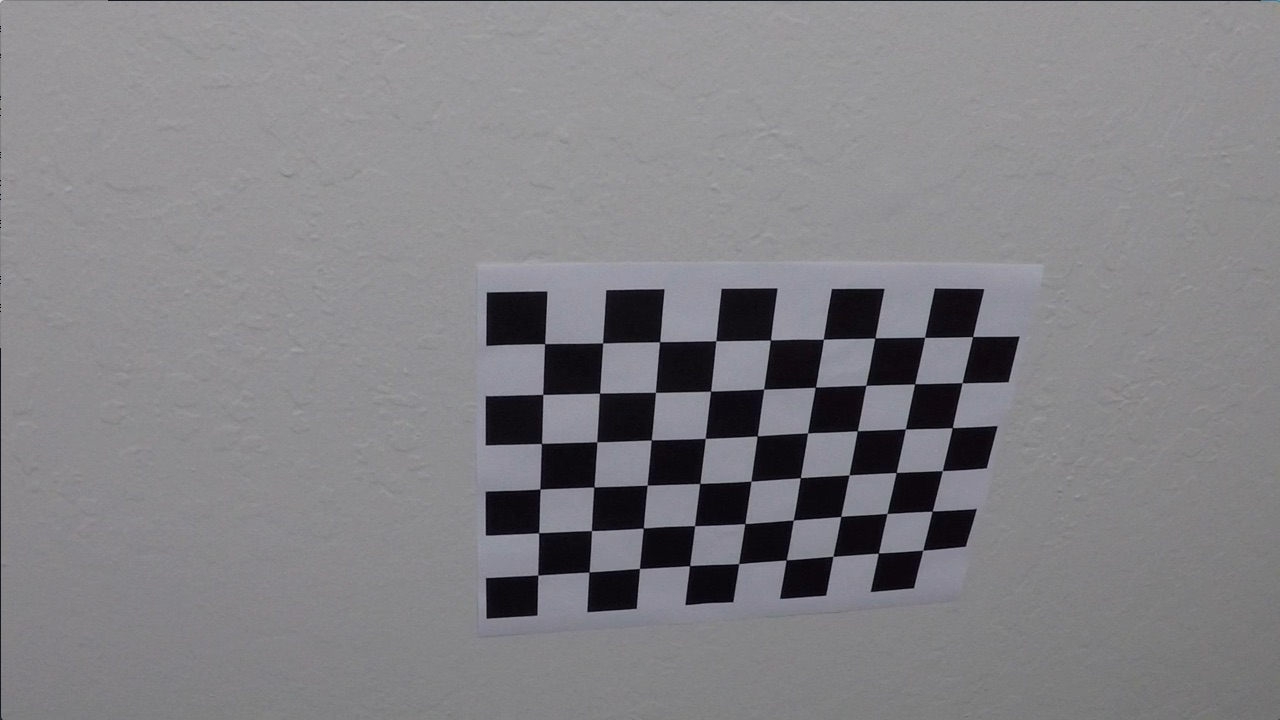
#> input picture examples/CarND-Advanced-Lane-Lines/camera_cal/calibration10.jpg, 1280 x 720 px; its folder holds only this picture in this run; the run also reads 1 picture not shown here
$ jupyter execute --allow-errors Advanced_Lane_Line_Finding.ipynb   (shell and % lines are left out)   (older library calls are emulated)
#> lines starting #> are read from the running program, lines starting #| are printed output that depends on the picture
### examples/CarND-Advanced-Lane-Lines/src/advanced_lane_finding.py
import glob
import os
import pickle

import cv2
import numpy as np

# we store camera calibration parameters in the following file
CAMERA_CALIBRATION_COEFFICIENTS_FILE = '../camera_cal/calibrated_data.p'


class CameraCalibrator:
    def __init__(self, calibration_images, no_corners_x_dir, no_corners_y_dir,
                 use_existing_camera_coefficients=True):
        """

        This class encapsulates camera calibration process. When creating an instance of
        CameraCalibrator class, if use_existing_camera_coefficients is False,  __calibrate()
        method is called and save camera calibration coefficients.

        :param calibration_images:
            The list of image used for camera calibration

        :param no_corners_x_dir:
            The number of horizontal corners in calibration images

        :param no_corners_y_dir:
            The number of vertical corners in calibration images

        """
#> further down, image is the input picture: shape (720, 1280, 3); mean B, G, R 133.1, 129.4, 130.2
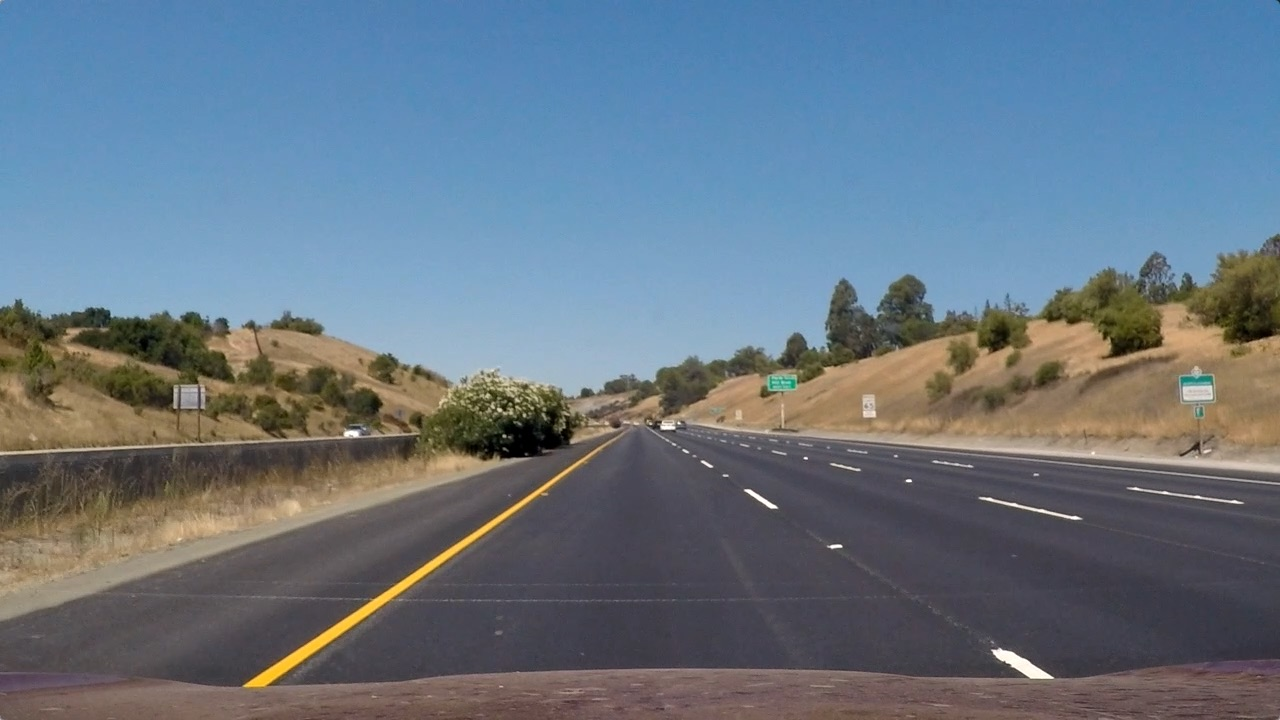
#> input picture examples/CarND-Advanced-Lane-Lines/test_images/straight_lines1.jpg, 1280 x 720 px
#> further down, sample_image is the input picture: shape (720, 1280, 3); mean B, G, R 131.2, 117.7, 103.2
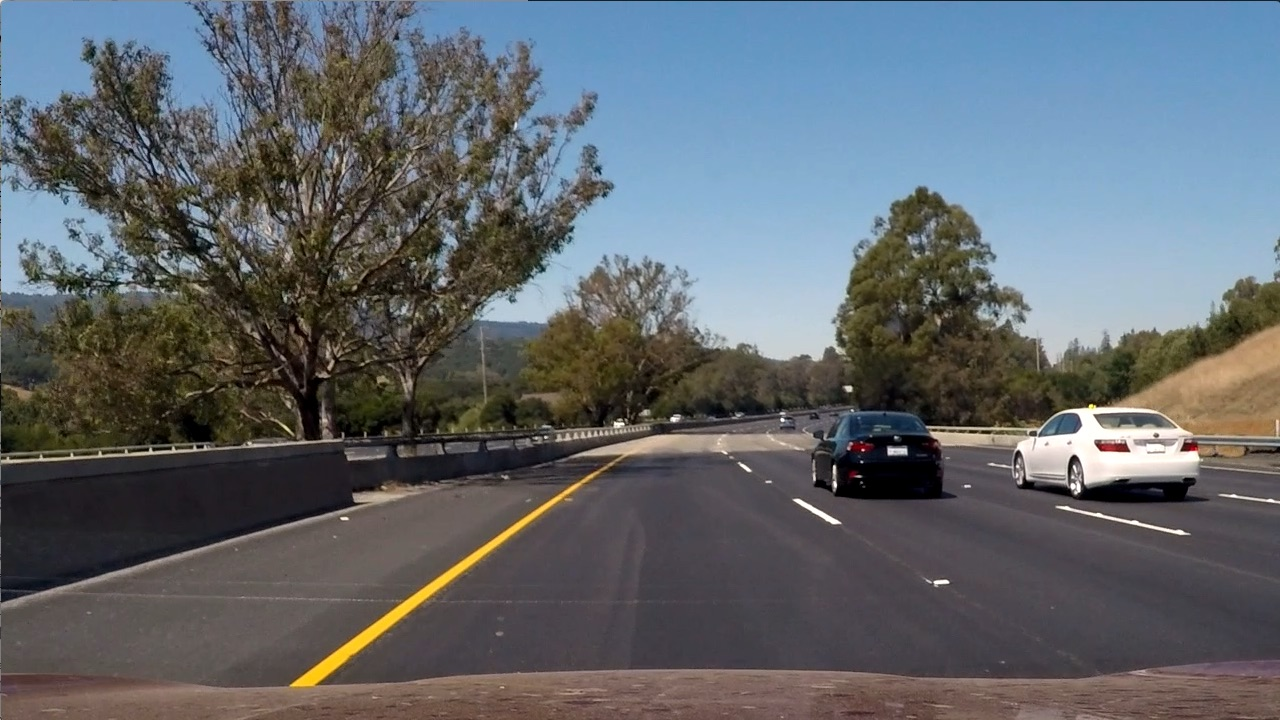
#> input picture examples/CarND-Advanced-Lane-Lines/test_images/test6.jpg, 1280 x 720 px, found by its file name
#> further down, saved_undistorted_img is the input picture: shape (720, 1280, 3); mean R, G, B 97, 102.6, 107.9
        self.calibration_images = calibration_images
        self.no_corners_x_dir = no_corners_x_dir
        self.no_corners_y_dir = no_corners_y_dir
        self.object_points = []
        self.image_points = []

        if not use_existing_camera_coefficients:
            self._calibrate()

    # [26 lines left out: function _calibrate, not called in this run]

    def undistort(self, image):
        """

        :param image:
        :return:
        """

        if not os.path.exists(CAMERA_CALIBRATION_COEFFICIENTS_FILE):
            raise Exception('Camera calibration data file does not exist at ' +
                            CAMERA_CALIBRATION_COEFFICIENTS_FILE)

        with open(CAMERA_CALIBRATION_COEFFICIENTS_FILE, 'rb') as f:
            calibrated_data = pickle.load(file=f)

        # image = cv2.imread(image)
        return cv2.undistort(image, calibrated_data['mtx'], calibrated_data['dist'],
                             None, calibrated_data['mtx'])


class PerspectiveTransformer:
    def __init__(self, src_points, dest_points):
        """

        :param src_points:
        :param dest_points:
        """
        self.src_points = src_points
        self.dest_points = dest_points

        self.M = cv2.getPerspectiveTransform(self.src_points, self.dest_points)
        self.M_inverse = cv2.getPerspectiveTransform(self.dest_points, self.src_points)

    def transform(self, image):
        """

        :param image:
        :return:
        """
        size = (image.shape[1], image.shape[0])
        return cv2.warpPerspective(image, self.M, size, flags=cv2.INTER_LINEAR)

    # [8 lines left out: function inverse_transform, not called in this run]


def noise_reduction(image, threshold=4):
    """
    This method is used to reduce the noise of binary images.

    :param image:
        binary image (0 or 1)

    :param threshold:
        min number of neighbours with value

    :return:
    """
    k = np.array([[1, 1, 1],
                  [1, 0, 1],
                  [1, 1, 1]])
    nb_neighbours = cv2.filter2D(image, ddepth=-1, kernel=k)
    image[nb_neighbours < threshold] = 0
    return image


def binarize(image, gray_thresh=(20, 255), s_thresh=(170, 255), l_thresh=(30, 255), sobel_kernel=3):
    """
    This method extracts lane line pixels from road an image. Then create a minarized image where
    lane lines are marked in white color and rest of the image is marked in black color.

    :param image:
        Source image

    :param gray_thresh:
        Minimum and maximum gray color threshold

    :param s_thresh:
        This tuple contains the minimum and maximum S color threshold in HLS color scheme

    :param l_thresh:
        Minimum and maximum L color (after converting image to HLS color scheme)
        threshold allowed in the source image

    :param sobel_kernel:
        Size of the kernel use by the Sobel operation.

    :return:
        The binarized image where lane line pixels are marked in while color and rest of the image
        is marked in block color.
    """
#> called with gray_thresh = (20, 255), s_thresh = (170, 255), l_thresh = (30, 255), sobel_kernel = 3

    # first we take a copy of the source iamge
    image_copy = np.copy(image)

    # convert RGB image to HLS color space.
    # HLS more reliable when it comes to find out lane lines
    hls = cv2.cvtColor(image_copy, cv2.COLOR_RGB2HLS)
#> hls: shape (720, 1280, 3); mean of channels 0, 1, 2 76.7, 102.2, 57.5
    s_channel = hls[:, :, 2]
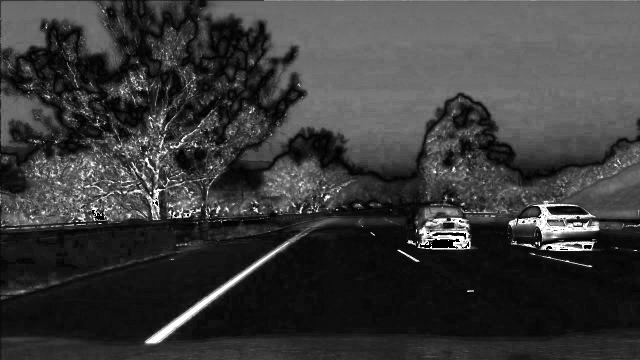
#> s_channel: shape (720, 1280) (shown at 1/2 size); min 0, max 255, mean 57.5
    l_channel = hls[:, :, 1]

    # Next, we apply Sobel operator in X direction and calculate scaled derivatives.
    sobelx = cv2.Sobel(l_channel, cv2.CV_64F, 1, 0, ksize=sobel_kernel)
    abs_sobelx = np.absolute(sobelx)
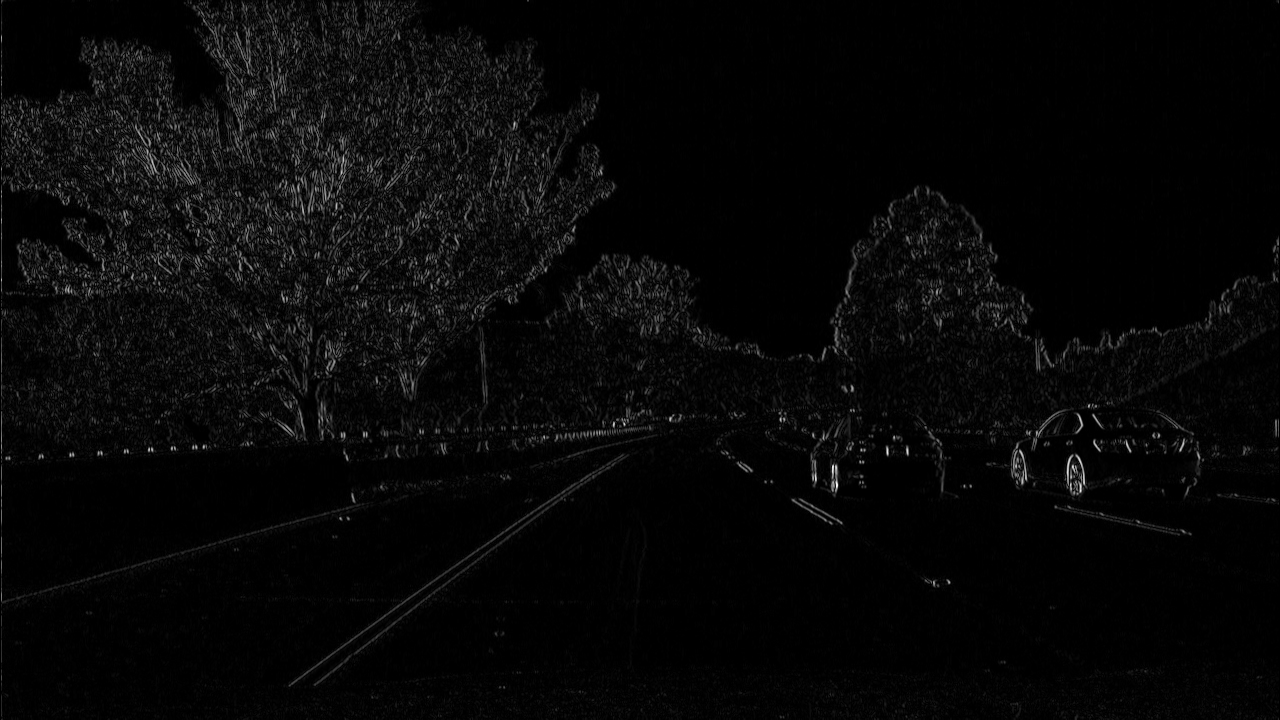
#> abs_sobelx: shape (720, 1280) float64; min 0, max 852, mean 27; drawn with min black and max white
    scaled_sobel = np.uint8(255 * abs_sobelx / np.max(abs_sobelx))

    # Next, we generate a binary image based on gray_thresh values.
    thresh_min = gray_thresh[0]
    thresh_max = gray_thresh[1]
    sobel_x_binary = np.zeros_like(scaled_sobel)
    sobel_x_binary[(scaled_sobel >= thresh_min) & (scaled_sobel <= thresh_max)] = 1

    # Next, we generated a binary image using S component of our HLS color scheme and
    # provided S threshold
    s_binary = np.zeros_like(s_channel)
    s_thresh_min = s_thresh[0]
    s_thresh_max = s_thresh[1]
    s_binary[(s_channel >= s_thresh_min) & (s_channel <= s_thresh_max)] = 1

    # Next, we generated a binary image using S component of our HLS color scheme and
    # provided S threshold
    l_binary = np.zeros_like(l_channel)
    l_thresh_min = l_thresh[0]
    l_thresh_max = l_thresh[1]
    l_binary[(l_channel >= l_thresh_min) & (l_channel <= l_thresh_max)] = 1

    # finally, return the combined binary image
    binary = np.zeros_like(sobel_x_binary)
    binary[((l_binary == 1) & (s_binary == 1) | (sobel_x_binary == 1))] = 1
    binary = 255 * np.dstack((binary, binary, binary)).astype('uint8')

    return noise_reduction(binary)
#> (the rest of the program and of its run is left out)
